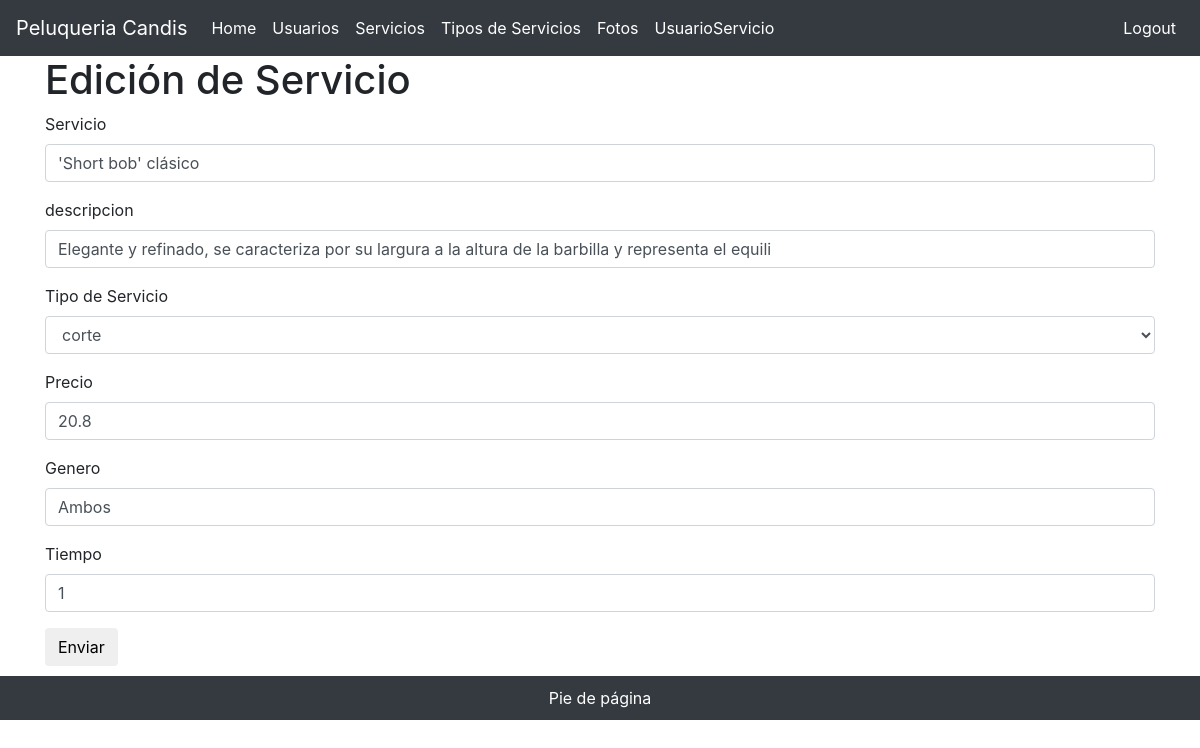
Page /servicios/edit/1 (signed in) on the committed database.
### tables this page shows
CREATE TABLE `servicios` (
  `idservicio` int(11) NOT NULL,
  `servicio` varchar(50) DEFAULT NULL,
  `descripcion` varchar(100) DEFAULT NULL,
  `tipoServicio` int(11) DEFAULT NULL,
  `precio` double NOT NULL,
  `genero` varchar(50) DEFAULT NULL,
  `tiempo` int(11) DEFAULT NULL
);

### app/controllers/ServiciosController.php (called while the page is built, shortened)
<?php
class ServiciosController {
    public function edit($arguments)
    {
        $tipos = Tipo::all();
        $idservicio = (int) $arguments[0];
        $servicios = Servicio::find($idservicio);
        require 'app/views/servicios/edit.php';
    }
}

### index.php (called while the page is built, shortened)
<?php
$app = new \Core\App();

### app/models/Servicio.php (called while the page is built, shortened)
<?php
class Servicio extends Model
{
    public static function find($id)
    {
        $db = Servicio::db();
        $stmt = $db->prepare('SELECT * FROM servicios WHERE idservicio=:id');
        $stmt->execute(array(':id' => $id));
        $stmt->setFetchMode(PDO::FETCH_CLASS, Servicio::class);
        $servicios = $stmt->fetch(PDO::FETCH_CLASS);
        return $servicios;
    }
}

### app/models/Tipo.php (called while the page is built, shortened)
<?php
class Tipo extends Model
{
    public static function all(){
        $db = Tipo::db();
        $sql = "SELECT * FROM tipoServicios";
        $statement = $db->query($sql);
        $tipos = $statement->fetchAll(PDO::FETCH_CLASS, Tipo::class);
        return $tipos;
    }
}

### app/views/servicios/edit.php (the view, shortened to what this page needs)
<!doctype html>
<html lang="es">
<head>
    <?php require "app/views/parts/head.php" ?>
    <link rel="stylesheet" href="/app/css/formulario2.css?i=<?= rand(1, 100) ?>">
</head>
<body>
    <?php require "app/views/parts/header.php" ?>
    <main role="main" class="container">
        <div class="starter-template">
            <h1>Edición de Servicio</h1>
            <form method="post" action="<?= PATH . "servicios/update" ?>">
                <div class="form-group">
                    <label>Servicio</label>
                    <input type="text" maxlength="50" name="servicio" class="form-control" value="<?php echo $servicios->servicio ?>">
                </div>
                <div class="form-group">
                    <label>descripcion</label>
                    <input type="text" maxlength="100" name="descripcion" class="form-control" value="<?php echo $servicios->descripcion ?>">
                </div>
                <div class="form-group">
                    <label>Tipo de Servicio</label>
                    <select name="tipoServicio" id="selectCreate" class="form-control">
                        <optgroup>
                            <?php
                            foreach ($tipos as $key => $value) {
                                $selected = $value->id == $servicios->tipoServicio ? "selected" : "";
                                echo "<option value='$value->id' " . $selected . ">$value->tipo</option>";
                            }
                            ?>
                        </optgroup>
                    </select>
                </div>
        </div>
        <div class="form-group">
            <label>Precio</label>
            <input type="number" name="precio" step=".01" class="form-control" value="<?php echo $servicios->precio ?>">
        </div>
        <div class="form-group">
            <label>Genero</label>
            <input type="text" maxlength="50" name="genero" class="form-control" value="<?php echo $servicios->genero ?>">
        </div>
        <div class="form-group">
            <label>Tiempo</label>
            <input type="number" name="tiempo" class="form-control" value="<?php echo $servicios->tiempo ?>">
        </div>
        <button type="submit" class="btn btn-default">Enviar</button>
    </main>
    <?php require "app/views/parts/footer.php" ?>
</body>
</html>

### app/css/formulario2.css (style rules this page uses)
* { box-sizing: border-box; border: 0px; line-height: 1.5; }

### rows in the picture
servicios: servicio "'Short bob' clásico", descripcion "Elegante y refinado, se caracteriza por su largura a la altura de la barbilla y representa el equili", precio "20.8", genero "Ambos", tiempo "1"

### other values in the picture
form field tipoServicio "corte"
